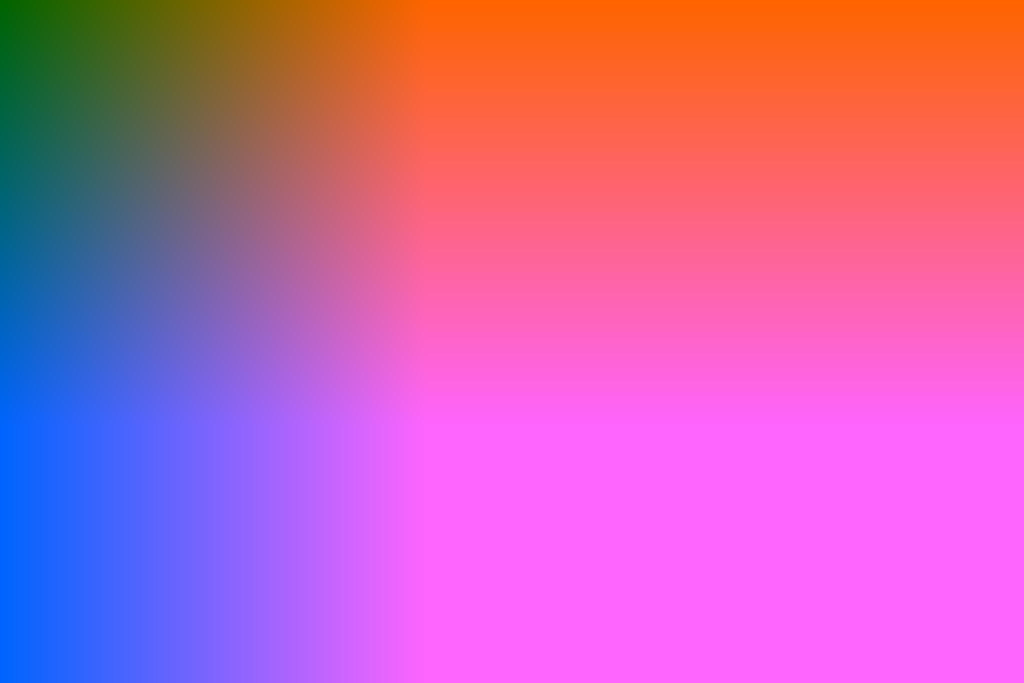
#> input picture src/lib/detection/__fixtures__/C.jpg, 2048 x 1365 px (shown at 1/2 size); its folder holds only this picture in this run
$ python -i validate_forensic_signal.py   (imports and definitions only)
#> lines starting #> are read from the running program, lines starting #| are printed output that depends on the picture
"""
Validates the blockiness/kurtosis forensic signal (from
gpt_image_1_forensic_probes.py, reusing its exact feature-extraction
functions) at full aidetectarena-benchmark scale, with proper train/test
separation: the classifier is fit on train-data-v3's gpt-image-1 + real
samples (a completely disjoint dataset from the benchmark, matching this
project's established cross-dataset validation methodology), then
evaluated purely on the held-out aidetectarena benchmark.
"""
import csv
import json
from pathlib import Path

import numpy as np
from PIL import Image
from scipy import stats
from scipy.ndimage import median_filter
from sklearn.linear_model import LogisticRegression
from sklearn.metrics import precision_score, recall_score, accuracy_score, confusion_matrix

TRAIN_ROOT = Path.home() / "train-data-v3"
BENCH_ROOT = Path.home() / "aidetectarena"
STRIDE = 64  # the stride that showed the strongest separation in the prior report

LABEL_MAP = {"Gpt": "GPT Image 1.5", "Sd": "SD 3.5"}


def load_gray(path, size=384):
#> called with size = 384
    img = Image.open(path).convert("L").resize((size, size), Image.BILINEAR)
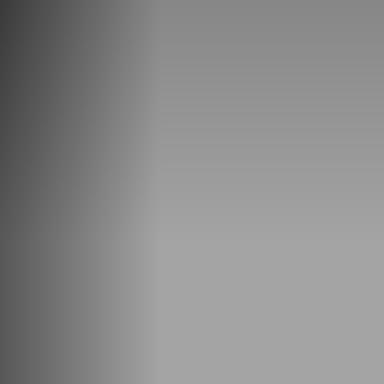
#> img: PIL image 384x384 L; min 59, max 164, mean 138.7
    return np.asarray(img, dtype=np.float64)


def noise_residual_stats(gray):
    smooth = median_filter(gray, size=3)
    residual = gray - smooth
    return float(stats.kurtosis(residual.ravel()))


def blockiness_score(gray, stride):
#> called with stride = 64
    h, w = gray.shape
#> h = 384; w = 384
    boundary_diffs = []
    interior_diffs = []
    for x in range(1, w):
        col_diff = np.abs(gray[:, x] - gray[:, x - 1]).mean()
        if x % stride == 0:
            boundary_diffs.append(col_diff)
        else:
            interior_diffs.append(col_diff)
#> this loop made 383 passes
#> col_diff on passes 1 to 3: 0.768, 0.00521, 0.839
#> after the loop, boundary_diffs = [0.766, 0.424, 0, 0, 0]; interior_diffs = 378 values, max 0.859 at index 15, min 0 at index 16, mean 0.199
    if not boundary_diffs or not interior_diffs:
        return 0.0
    return float(np.mean(boundary_diffs) / (np.mean(interior_diffs) + 1e-8))


def extract_features(path):
    gray = load_gray(path)
    return [blockiness_score(gray, STRIDE), noise_residual_stats(gray)]
#> in noise_residual_stats, `residual = gray - smooth`:
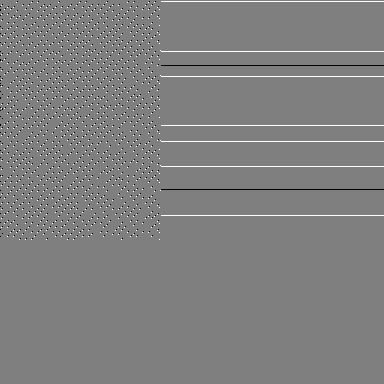
#> residual: shape (384, 384) float64; min -1, max 1, mean 0.00744; drawn with min black and max white


# ---------- Train the classifier on train-data-v3 (disjoint from benchmark) ----------
# [1 line not run here, left out]
train_X, train_y = [], []
gpt_dir = TRAIN_ROOT / "gpt-image-1"
real_dir = TRAIN_ROOT / "real"
gpt_files = sorted(gpt_dir.glob("*.jpg")) + sorted(gpt_dir.glob("*.png"))
real_files = sorted(real_dir.glob("*.jpg")) + sorted(real_dir.glob("*.png"))
# [19 lines not run here, left out]

train_X = np.array(train_X)
train_y = np.array(train_y)
# [1 line that did not run here, left out]
# [4 lines not run here, left out]

clf = LogisticRegression(class_weight="balanced")
# [7 lines not run here, left out]

bench_records = []
# [18 lines not run here, left out]

before = len(bench_records)
bench_records = [r for r in bench_records if np.isfinite(r["blockiness_64"]) and np.isfinite(r["kurtosis"])]
# [2 lines not run here, left out]

X_bench = np.array([[r["blockiness_64"], r["kurtosis"]] for r in bench_records])
# [1 line that did not run here, left out]
# [1 line that did not run here, left out]
# [9 lines not run here, left out]
gpt_and_real = [r for r in bench_records if r["generator"] in ("GPT Image 1.5", "real")]
y_true = [1 if r["generator"] == "GPT Image 1.5" else 0 for r in gpt_and_real]
y_pred = [1 if r["pred_gpt_like"] else 0 for r in gpt_and_real]
n_gpt = sum(y_true)
n_real = len(y_true) - n_gpt
# [1 line not run here, left out]
acc = accuracy_score(y_true, y_pred)
prec = precision_score(y_true, y_pred, zero_division=0)
rec = recall_score(y_true, y_pred, zero_division=0)
# [1 line that did not run here, left out]
# [7 lines not run here, left out]
by_gen = {}
# [7 lines not run here, left out]

>>> result = extract_features('../../src/lib/detection/__fixtures__/C.jpg')
#> result = [1.2, 29.87]

$ run again, on src/lib/detection/__fixtures__/dalle2-known-ai.jpg
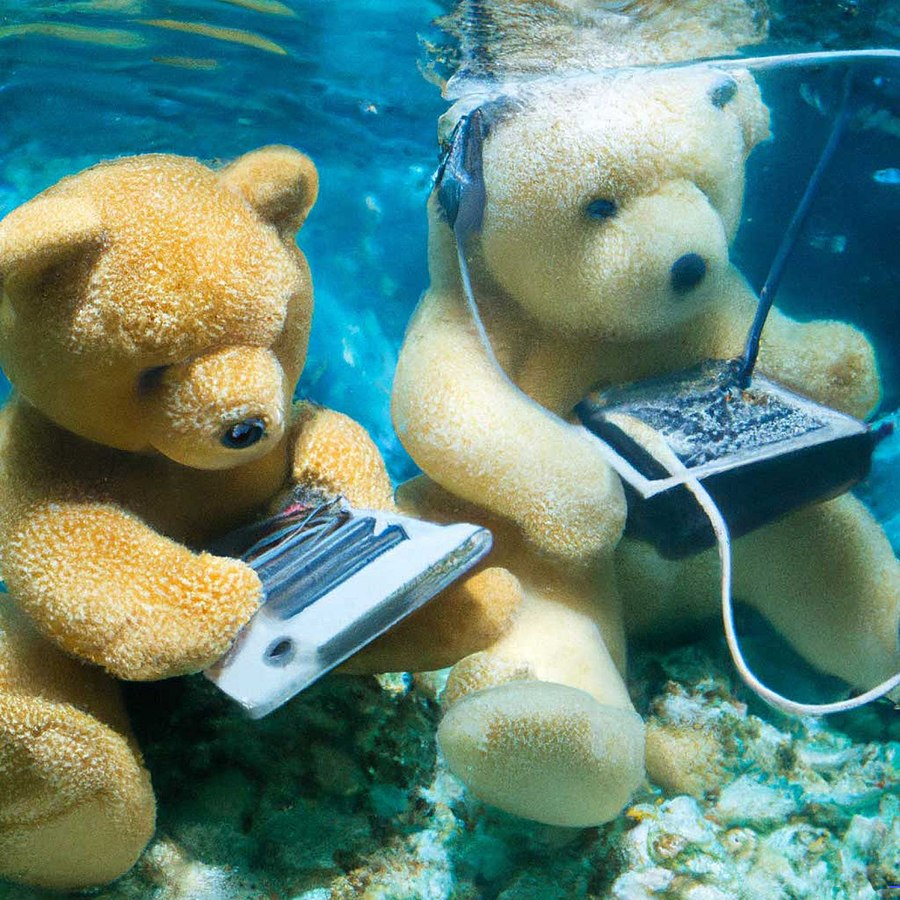
#> input picture src/lib/detection/__fixtures__/dalle2-known-ai.jpg, 900 x 900 px
#> in load_gray, `img = Image.open(path).convert("L").resize((size, size), Image.BILINEAR)`:
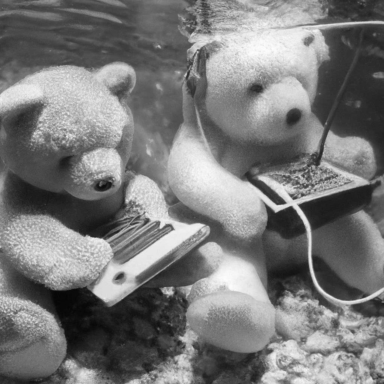
#> img: PIL image 384x384 L; min 5, max 253, mean 121.3
#> the loop in blockiness_score, `for x in range(1, w):` made 383 passes
#> col_diff on passes 1 to 3: 6.93, 6.93, 7.59
#> after the loop in blockiness_score, `for x in range(1, w):`: boundary_diffs = [6.59, 7.38, 8.82, 5.76, 10.03]; interior_diffs = 378 values, max 16.87 at index 306, min 4.54 at index 235, mean 6.72
#> in noise_residual_stats, `residual = gray - smooth`:
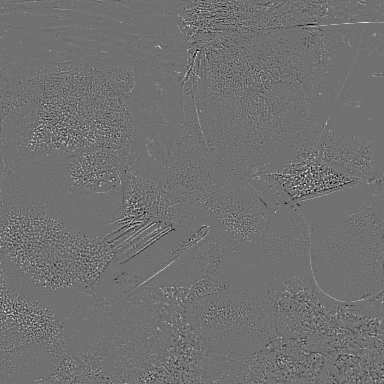
#> residual: shape (384, 384) float64; min -51, max 64, mean 0.1; drawn with min black and max white
#> result = [1.15, 11.96]

$ run again, on src/lib/detection/__fixtures__/midjourney-known-ai.jpg
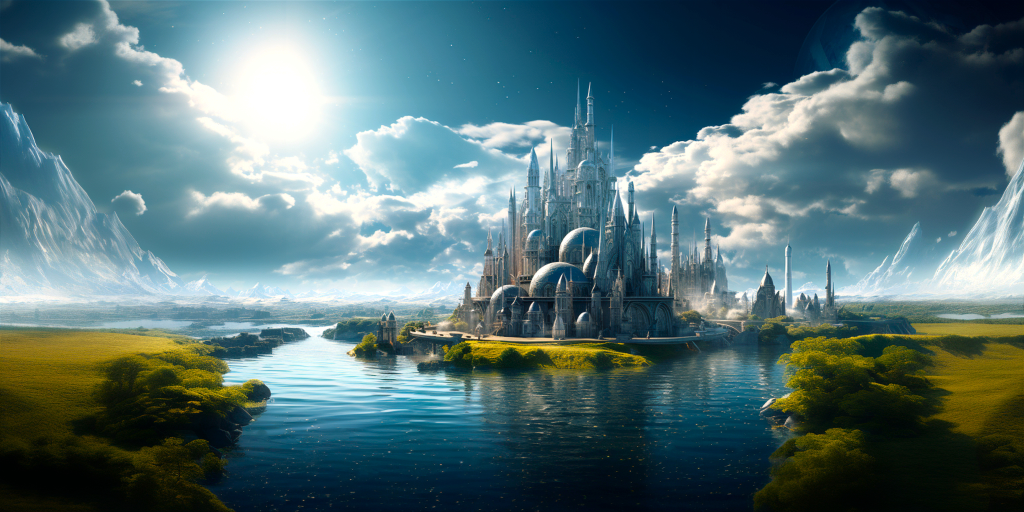
#> input picture src/lib/detection/__fixtures__/midjourney-known-ai.jpg, 2048 x 1024 px (shown at 1/2 size)
#> in load_gray, `img = Image.open(path).convert("L").resize((size, size), Image.BILINEAR)`:
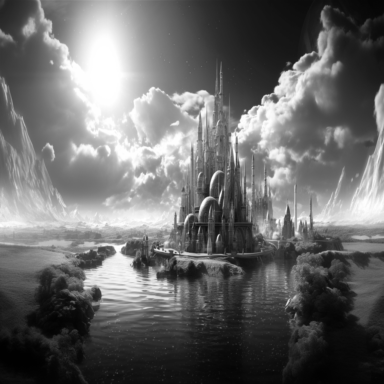
#> img: PIL image 384x384 L; min 1, max 255, mean 105.2
#> the loop in blockiness_score, `for x in range(1, w):` made 383 passes
#> col_diff on passes 1 to 3: 3.37, 3.64, 3.28
#> after the loop in blockiness_score, `for x in range(1, w):`: boundary_diffs = [3.82, 3.67, 7, 3.89, 4.93]; interior_diffs = 378 values, max 13.55 at index 194, min 1.99 at index 341, mean 5.41
#> in noise_residual_stats, `residual = gray - smooth`:
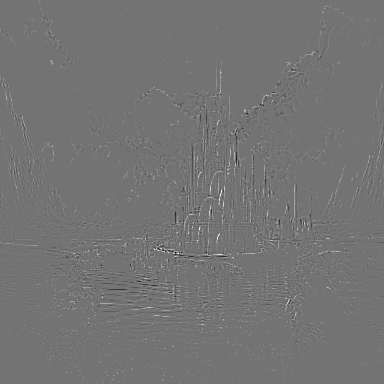
#> residual: shape (384, 384) float64; min -78, max 94, mean 0.3; drawn with min black and max white
#> result = [0.862, 38.22]
